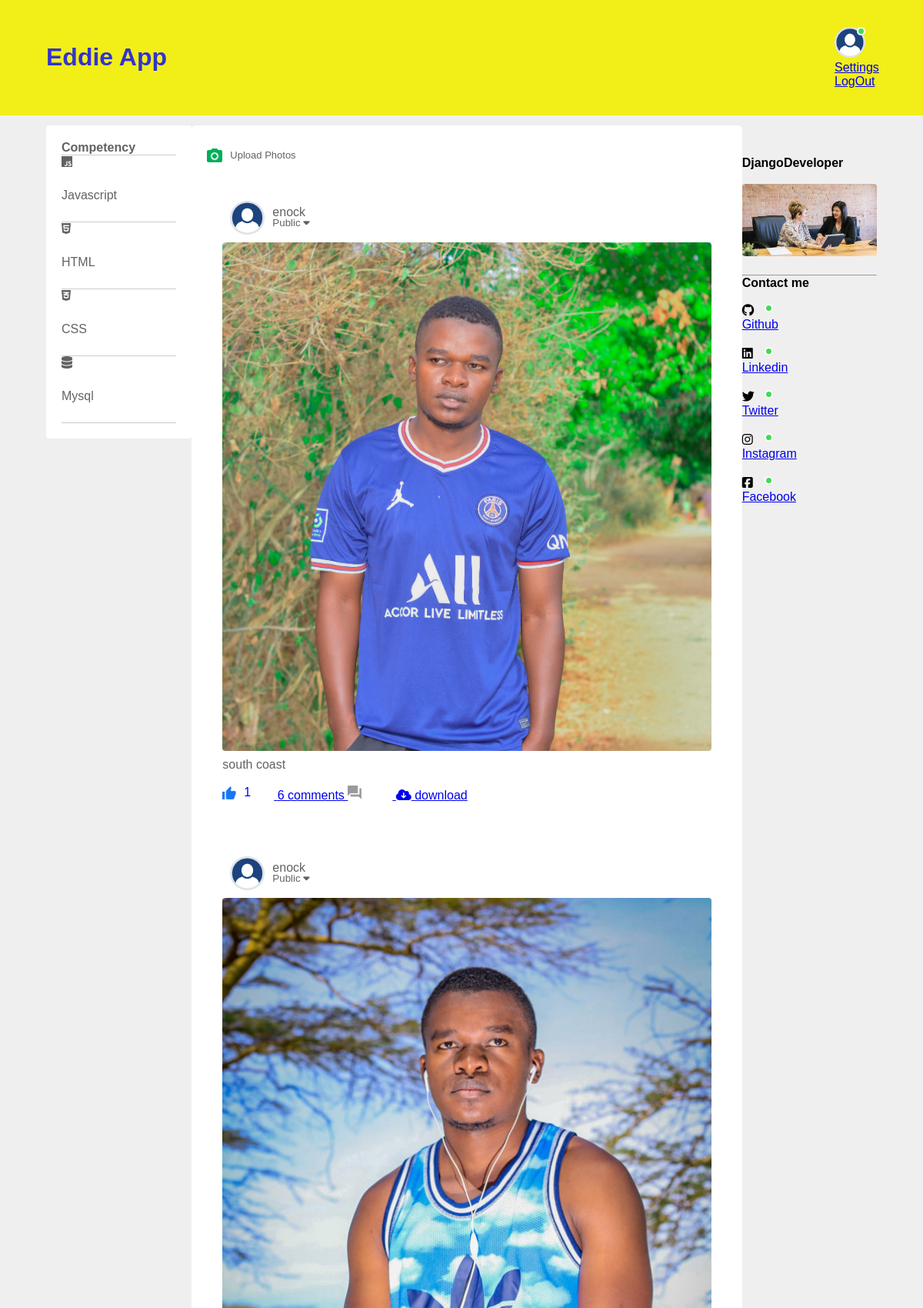
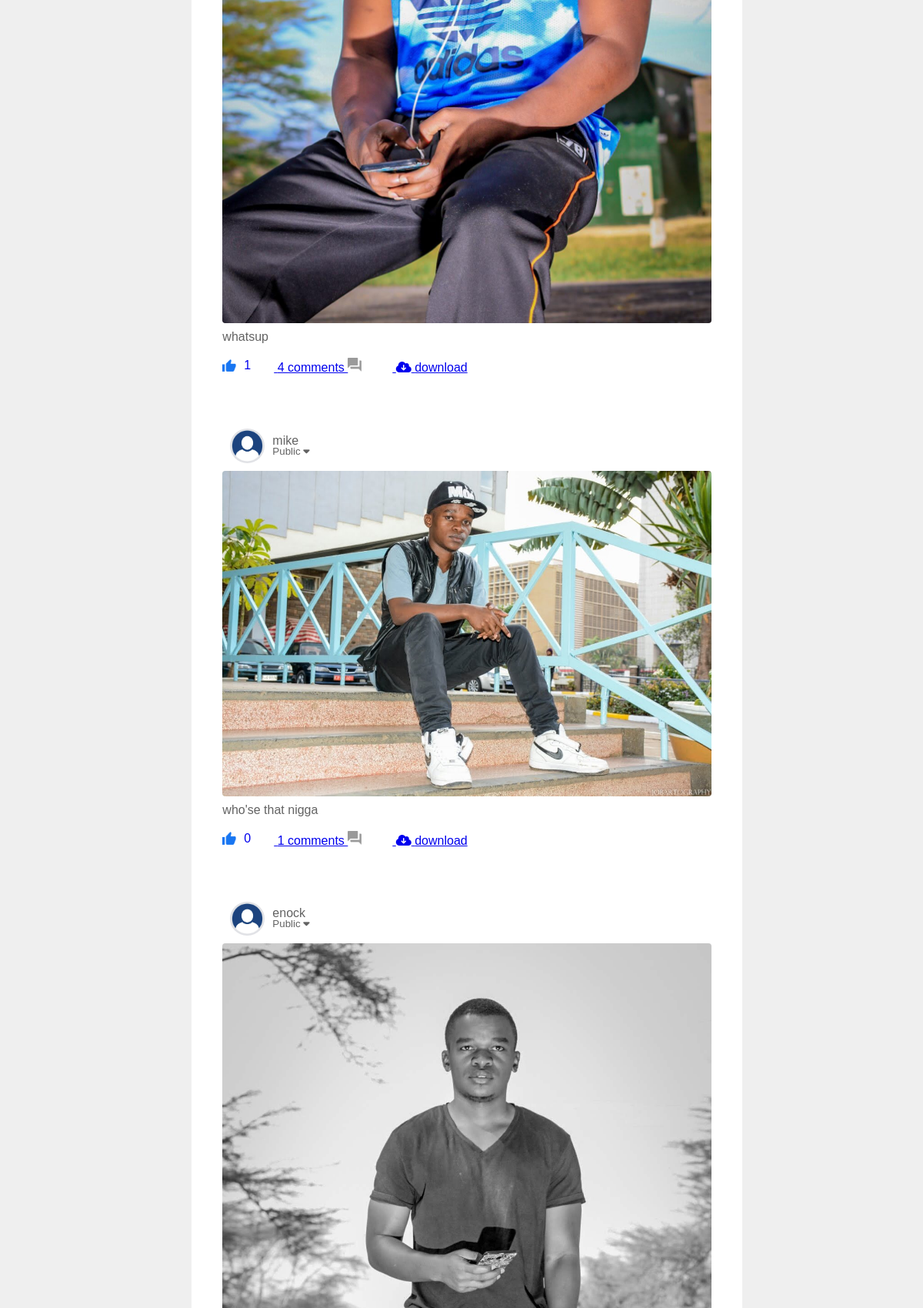
The page / (signed in, upper part) on the database its author committed (2 pictures, top to bottom).
### core/models.py (models this page shows, shortened)
class Profile(models.Model):
    user = models.ForeignKey(User,  on_delete=models.CASCADE)
    id_user = models.IntegerField()
    first_name = models.CharField(max_length=100,blank=True)
    second_name = models.CharField(max_length=100, blank=True)
    email = models.CharField(max_length=150, blank=True)
    bio = models.TextField(blank=True)
    profileimg = models.ImageField(upload_to='profileimg',default='blank-prof.jpg')
    location = models.CharField(max_length=100, blank=True)

class Post (models.Model):
    user = models.CharField(max_length=200)
    id = models.UUIDField(primary_key=True, default=uuid.uuid4)
    posts_image= models.ImageField(upload_to='post_images', blank=True, null=True)
    caption = models.TextField(blank=True,null=True)
    no_of_likes = models.IntegerField(default=0)
    post_no_comments =models.IntegerField(default=0)
    date_created = models.DateTimeField(default=timezone.now)

### core/views.py (the view)
# urls.py: path('',views.home, name='home'),
@login_required(login_url='login')
def home (request):
    user_profile = Profile.objects.get(user = request.user)
    user_posts = Post.objects.all
    context={
        'user_profile': user_profile,
        'userpost':user_posts,
    }
    return render (request, 'home.html', context)

### templates/home.html (shortened to what this page needs)
{% extends "index.html" %}
{% load static %}
{% block content %}
<!DOCTYPE html>
<html lang="en">
<head>
    <link rel="stylesheet" href="stylist.css">
</head>
<body>
    <nav>
        <div class="nav-left">
            <p class="logo"> <strong >Eddie App</strong></p>
        </div>
        <div class="nav-right">
            <div class="navusericon  online ">
                <img src="{{user_profile.profileimg.url}}">
                <span><a href="{% url 'settings' %}">Settings</a> </span>
                <span><a href="logout/">LogOut</a> </span>
            </div>
        </div>
    </nav>
    <div class="container">
        <div class="left-sidebar">
            <div class="imp-links">
                <p><strong>Competency</strong></p>
            </div>
            <div class="shortcut-links">
                <i class="fa-brands fa-js"></i>
                <p>Javascript</p>
            </div>
            <div class="shortcut-links">
                <i class="fa-brands fa-html5"></i>
                <p>HTML</p>
            </div>
            <div class="shortcut-links">
                <i class="fa-brands fa-css3-alt"></i>
                <p>CSS</p>
            </div>
            <div class="shortcut-links">
                <i class="fa-solid fa-database"></i>
                <p>Mysql</p>
            </div>
        </div>
        <div class="write-post-container">
            <div class="add-post-links">
                <a href="{% url 'post'%}"><img src="{% static 'images/photo.png'%}" > Upload Photos</a>
            </div>
            {% for post in userpost reversed %}
                <div>
                    <div class="post-container">
                        <div class="user-profile">
                            <img src="{{user_profile.profileimg.url}}" >
                            <div>
                                <p>{{post.user}}</p>
                                <small>Public <i class="fas fa-caret-down"></i></small>
                            </div>
                        </div>
                        <div>
                        <img src="{{post.posts_image.url}}" class="post-img" >
                        <p class="post-text">{{post.caption}}</p>
                        </div>
                        <br>
                        <div class="post-row">
                            <div class="activity-icons">
                                <a href="/like?post_id={{post.id}}">
                                    <div>
                                        <img src="{% static 'images/like-blue.png'%}" >{{post.no_of_likes}}
                                    </div>
                                </a>
                                <a href="/comments?post_id={{post.id}}">{{post.post_no_comments}} comments
                                    <div>
                                        <img src="{% static 'images/comments.png'%}" >
                                    </div>
                                </a>
                                <div>
                                    <a href="{{post.posts_image.url}}" download>
                                        <i class="fa-solid fa-cloud-arrow-down"></i>
                                        download
                                    </a>
                                </div>
                            </div>
                        </div>
                    </div>
                </div>
            {% endfor %}
        </div>
        <div class="right-sidebar">
            <div class="sidebar-title">
                <h4>DjangoDeveloper</h4>
            </div>
            <img src="{%static 'images/advertisement.png'%}" class="sidebar-ads">
             <br>
             <hr>
            <div class="sidebar-title">
                <h4>Contact me </h4>
            </div>
            <div class="online-list">
                <div class="online">
                    <i class="fa-brands fa-github"></i>
                    <a href="https://github.com/EddieKenya?tab=repositories" target="_blank">Github</a>
                </div>
            </div>
            <div class="online-list">
                <div class="online">
                    <i class="fa-brands fa-linkedin"></i>
                    <a href="https://www.linkedin.com/in/edwin-makhanu-b15342190/" target="_blank">Linkedin</a>
                </div>
            </div>
            <div class="online-list">
                <div class="online">
                    <i class="fa-brands fa-twitter"></i>
                    <a href="https://twitter.com/eddiemakhanu" target="_blank">Twitter</a>
                </div>
            </div>
            <div class="online-list">
                <div class="online">
                    <i class="fa-brands fa-instagram"></i>
                    <a href="https://www.instagram.com/eddie_k.e" target="_blank">Instagram</a>
                </div>
            </div>
            <div class="online-list">
                <div class="online">
                    <i class="fa-brands fa-square-facebook"></i>
                    <a href="https://web.facebook.com/eddie.maxkhalifa/" target="_blank">Facebook</a>
                </div>
            </div>
        </div>
    </div>
</body>
</html>
{% endblock content %}

### templates/index.html (shortened to what this page needs)
{% load static %}
<!DOCTYPE html>
<html lang="en">
<head>
    <link rel="stylesheet" href="{% static 'core.css'%}">
    <link rel="stylesheet" href="{% static 'stylist.css'%}">
</head>
<body>
    {% block content %}
    {% endblock content %}
</body>
</html>

### static/core.css (style rules this page uses)
body { margin: 0; padding: 0; font-family: sans-serif; background-position: center; }

### static/stylist.css (style rules this page uses)
* { margin: 0; padding: 0; font-family: 'poppins',sans-serif; box-sizing: border-box; }
body { background-color: #efefef; }
nav { display: flex; align-items: centre; justify-content: space-between; background: #f2ee18; padding: 5px 5%; position: sticky; top: 0; z-index: 100; }
.logo { width: 160px; font-weight: bolder; font-size: xx-large; color: rgb(51, 51, 206); margin-right: 45px; }
.nav-left, .nav-right { display: flex; align-items: center; }
.navusericon img { width: 50px; border-radius: 50%; cursor: pointer; }
.navusericon { margin: 30px; }
.online { position: relative; }
.online::after { content: ''; width: 7px; height: 7px; border: 2px solid #fff; border-radius: 50%; background: #41db51; position: absolute; top: 0; right: 0; }
.container { display: flex; justify-content: space-between; padding: 13px 5%; }
.left-sidebar { flex-basis: 25%; position: sticky; top: 70px; align-self: flex-start; background-color: #fff; padding: 20px; border-radius: 4px; color: #626262; }
.right-sidebar { flex-basis: 25%; position: sticky; top: 70px; align-self: flex-start; }
.imp-links,.shortcut-links { border-bottom: 1px solid #ccc; }
.shortcut-links p { margin: 25px 0; color: #626262; font-weight: 500; }
.sidebar-title { display: flex; align-items: center; justify-content: space-between; margin-bottom: 18px; }
.sidebar-title h4 { font-weight: 600; font-size: 16px; }
.right-sidebar h4 { font-weight: 600; font-size: 16px; }
.sidebar-ads { width: 100%; margin-bottom: 20px; border-radius: 4px; }
.online-list { display: flex; align-items: center; margin-bottom: 20px; }
.online img { width: 40px; border-radius: 50%; }
.online { width: 40px; border-radius: 50%; margin-right: 15px; }
.write-post-container { width: 100%; background: #fff; border-radius: 6px; padding: 20px; columns: #626262; }
.user-profile { display: flex; align-items: center; }
.user-profile img { width: 45px; border-radius: 50px; margin: 10px; }
.user-profile p { margin-bottom: -5px; font-weight: 500; color: #626262; }
.add-post-links { display: flex; margin-top: 10px; }
.add-post-links a { text-decoration: none; display: flex; align-items: center; color: #626262; margin-right: 30px; font-size: 13px; }
.add-post-links img { width: 20px; margin-right: 10px; }
.post-container { width: 100%; background-color: #fff; border-radius: 6px; padding: 20px; color: #626262; margin: 20px 0; }
.post-img { width: 100%; border-radius: 4px; margin-bottom: 5px; }
.post-row { display: flex; align-items: centre; justify-content: space-between; }
.activity-icons div img { width: 18px; margin-right: 10px; }
.activity-icons div { display: inline-flex; align-items: center; margin-right: 30px; }

### rows shown on the page
Profile: profileimg (placeholder picture)
Post: profileimg (placeholder picture), user "enock", posts_image (picture), caption "south coast", no_of_likes "1", post_no_comments "6"
Post: profileimg (placeholder picture), user "enock", posts_image (picture), caption "whatsup", no_of_likes "1", post_no_comments "4"
Post: profileimg (placeholder picture), user "mike", posts_image (picture), caption "who'se that nigga", no_of_likes "0", post_no_comments "1"
Post: profileimg (placeholder picture), user "enock", posts_image (picture)
